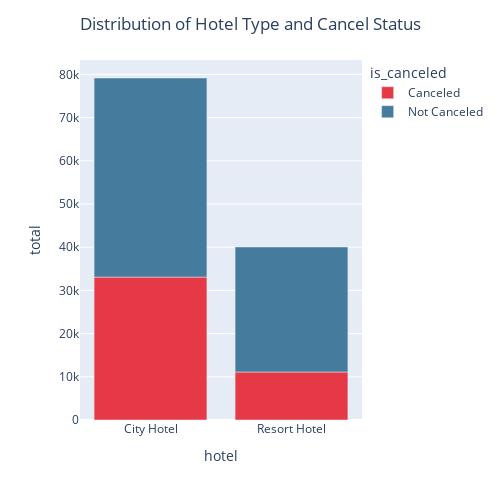

Notebook cell for this chart:
### Markdown cell above
**Distribution of Hotel type**

### Code cell
# Distribution of hotel type
hotel_type = df.groupby(['hotel','is_canceled']).agg(total = ('hotel','count')).reset_index()
hotel_type_plot = py.bar(hotel_type, x = 'hotel', y = 'total', color = 'is_canceled',color_discrete_sequence=["#e63946","#457b9d"])
hotel_type_plot.update_layout(title={
        'text': 'Distribution of Hotel Type and Cancel Status',
        'x': 0.5,
        'xanchor': 'center'
    })
hotel_type_plot.update_layout(width=500, height=500)
hotel_type_plot.show()

### Figure 1 — Plotly figure (JSON) as saved in the notebook; plotly's stock layout.template omitted (floating-point values rounded to 4 significant figures)
{"data": [{"alignmentgroup": "True", "hovertemplate": "is_canceled=Canceled<br>hotel=%{x}<br>total=%{y}<extra></extra>", "legendgroup": "Canceled", "marker": {"color": "#e63946", "pattern": {"shape": ""}}, "name": "Canceled", "offsetgroup": "Canceled", "orientation": "v", "showlegend": true, "textposition": "auto", "type": "bar", "x": ["City Hotel", "Resort Hotel"], "xaxis": "x", "y": [33079, 11120], "yaxis": "y"}, {"alignmentgroup": "True", "hovertemplate": "is_canceled=Not Canceled<br>hotel=%{x}<br>total=%{y}<extra></extra>", "legendgroup": "Not Canceled", "marker": {"color": "#457b9d", "pattern": {"shape": ""}}, "name": "Not Canceled", "offsetgroup": "Not Canceled", "orientation": "v", "showlegend": true, "textposition": "auto", "type": "bar", "x": ["City Hotel", "Resort Hotel"], "xaxis": "x", "y": [46084, 28926], "yaxis": "y"}], "layout": {"barmode": "relative", "height": 500, "legend": {"title": {"text": "is_canceled"}, "tracegroupgap": 0}, "margin": {"t": 60}, "title": {"text": "Distribution of Hotel Type and Cancel Status", "x": 0.5, "xanchor": "center"}, "width": 500, "xaxis": {"anchor": "y", "domain": [0, 1], "title": {"text": "hotel"}}, "yaxis": {"anchor": "x", "domain": [0, 1], "title": {"text": "total"}}}}
